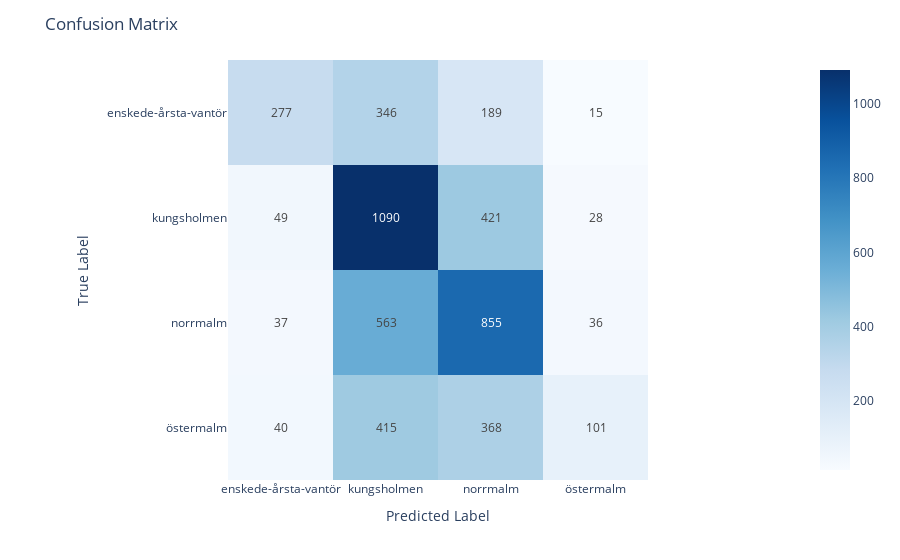

Notebook source saved alongside this figure:
### Code cell
labels = ['enskede-årsta-vantör', 'kungsholmen', 'norrmalm', 'östermalm']
classifier_model(df, labels, MultinomialNB(), '4n')
evaluate_model(df, labels, 'model_MultinomialNB()_4n')

### Figure 1 — Plotly figure (JSON) as saved in the notebook; plotly's stock layout.template omitted (floating-point values rounded to 4 significant figures)
{"data": [{"coloraxis": "coloraxis", "hovertemplate": "x: %{x}<br>y: %{y}<br>color: %{z}<extra></extra>", "name": "0", "texttemplate": "%{z}", "type": "heatmap", "x": ["enskede-årsta-vantör", "kungsholmen", "norrmalm", "östermalm"], "xaxis": "x", "y": ["enskede-årsta-vantör", "kungsholmen", "norrmalm", "östermalm"], "yaxis": "y", "z": [[277, 346, 189, 15], [49, 1090, 421, 28], [37, 563, 855, 36], [40, 415, 368, 101]]}], "layout": {"coloraxis": {"colorscale": [[0, "rgb(247,251,255)"], [0.125, "rgb(222,235,247)"], [0.25, "rgb(198,219,239)"], [0.375, "rgb(158,202,225)"], [0.5, "rgb(107,174,214)"], [0.625, "rgb(66,146,198)"], [0.75, "rgb(33,113,181)"], [0.875, "rgb(8,81,156)"], [1, "rgb(8,48,107)"]]}, "margin": {"t": 60}, "title": {"text": "Confusion Matrix"}, "xaxis": {"anchor": "y", "constrain": "domain", "domain": [0, 1], "scaleanchor": "y", "title": {"text": "Predicted Label"}}, "yaxis": {"anchor": "x", "autorange": "reversed", "constrain": "domain", "domain": [0, 1], "title": {"text": "True Label"}}}}
